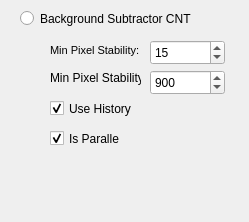
              <widget class="QWidget" name="PBKGCNT">
               <property name="geometry">
                <rect>
                 <x>0</x>
                 <y>0</y>
                 <width>249</width>
                 <height>222</height>
                </rect>
               </property>
               <attribute name="label">
                <string>Background Subtractor CNT</string>
               </attribute>
               <widget class="QSpinBox" name="SBMaxPS">
                <property name="geometry">
                 <rect>
                  <x>150</x>
                  <y>70</y>
                  <width>75</width>
                  <height>25</height>
                 </rect>
                </property>
                <property name="maximum">
                 <number>1000</number>
                </property>
                <property name="value">
                 <number>900</number>
                </property>
               </widget>
               <widget class="QLabel" name="label_16">
                <property name="geometry">
                 <rect>
                  <x>50</x>
                  <y>70</y>
                  <width>91</width>
                  <height>16</height>
                 </rect>
                </property>
                <property name="text">
                 <string>Min Pixel Stability:</string>
                </property>
               </widget>
               <widget class="QRadioButton" name="RBTCNT">
                <property name="geometry">
                 <rect>
                  <x>20</x>
                  <y>10</y>
                  <width>171</width>
                  <height>17</height>
                 </rect>
                </property>
                <property name="text">
                 <string>Background Subtractor CNT</string>
                </property>
               </widget>
               <widget class="QSpinBox" name="SBMinPS">
                <property name="geometry">
                 <rect>
                  <x>150</x>
                  <y>40</y>
                  <width>75</width>
                  <height>25</height>
                 </rect>
                </property>
                <property name="value">
                 <number>15</number>
                </property>
               </widget>
               <widget class="QLabel" name="label_15">
                <property name="geometry">
                 <rect>
                  <x>50</x>
                  <y>40</y>
                  <width>91</width>
                  <height>21</height>
                 </rect>
                </property>
                <property name="font">
                 <font>
                  <pointsize>8</pointsize>
                  <weight>50</weight>
                  <bold>false</bold>
                 </font>
                </property>
                <property name="text">
                 <string>&lt;html&gt;&lt;head/&gt;&lt;body&gt;&lt;p&gt;Min Pixel Stability:&lt;/p&gt;&lt;/body&gt;&lt;/html&gt;</string>
                </property>
                <property name="indent">
                 <number>-1</number>
                </property>
               </widget>
               <widget class="QCheckBox" name="CBHistory">
                <property name="geometry">
                 <rect>
                  <x>50</x>
                  <y>100</y>
                  <width>91</width>
                  <height>17</height>
                 </rect>
                </property>
                <property name="text">
                 <string>Use History</string>
                </property>
                <property name="checked">
                 <bool>true</bool>
                </property>
                <property name="tristate">
                 <bool>false</bool>
                </property>
               </widget>
               <widget class="QCheckBox" name="CBIsParallel">
                <property name="geometry">
                 <rect>
                  <x>50</x>
                  <y>130</y>
                  <width>70</width>
                  <height>17</height>
                 </rect>
                </property>
                <property name="text">
                 <string>Is Parallel</string>
                </property>
                <property name="checked">
                 <bool>true</bool>
                </property>
               </widget>
              </widget>
